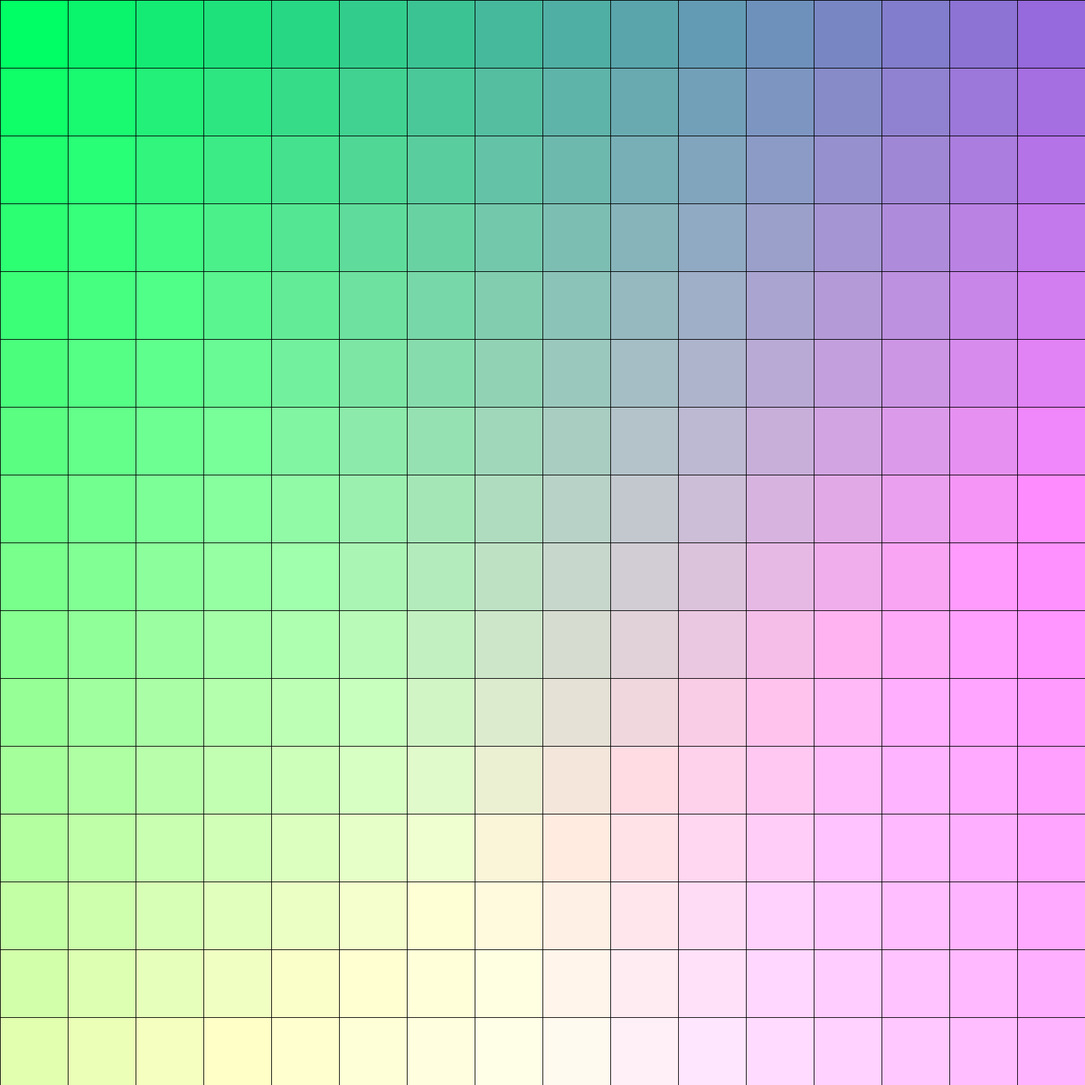
Frame 1 (no input)
Frame 60 (the mouse pressed at the canvas centre just before this capture): identical to frame 1, image omitted
Frame 120 (the mouse held since frame 60 and released just before this capture): identical to frame 1, image omitted

The Processing sketch that drew this single still picture (run headless with seeded random() and noise(); from frame 60 on, the mouse is pressed at the canvas centre):

// Processing sketch: Cuadro_16_colores
// ── Cuadro_16_colores.pde
float c1 = 0;
float c2 = 0;
float c3 = 0;
float y = 0;

void setup(){
 size(1600,1600);
}

void draw(){
while(y < 16){
   for(int x=0 ; x < 16 ; x++){
   c1 = x*10 + y*15;
   c2 = 255-x*10+ (y)*5;
   c3 = 100+x*8 + y*5;
   fill(c1 , c2 , c3);
   rect(x*100 , y*100 , 100 , 100);
  }
  y = y + 1;
}
}
